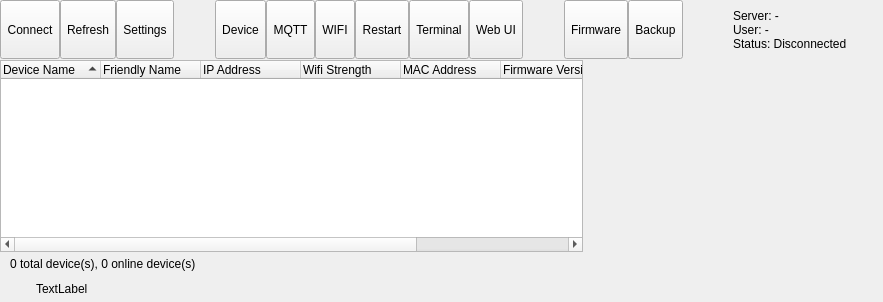
  <widget class="QWidget" name="centralwidget">
   <layout class="QVBoxLayout" name="verticalLayout">
    <property name="spacing">
     <number>0</number>
    </property>
    <property name="leftMargin">
     <number>0</number>
    </property>
    <property name="topMargin">
     <number>0</number>
    </property>
    <property name="rightMargin">
     <number>0</number>
    </property>
    <property name="bottomMargin">
     <number>0</number>
    </property>
    <item>
     <widget class="QWidget" name="toolBar" native="true">
      <property name="minimumSize">
       <size>
        <width>0</width>
        <height>60</height>
       </size>
      </property>
      <property name="maximumSize">
       <size>
        <width>16777215</width>
        <height>60</height>
       </size>
      </property>
      <layout class="QHBoxLayout" name="horizontalLayout_2">
       <property name="spacing">
        <number>0</number>
       </property>
       <property name="leftMargin">
        <number>0</number>
       </property>
       <property name="topMargin">
        <number>0</number>
       </property>
       <property name="rightMargin">
        <number>10</number>
       </property>
       <property name="bottomMargin">
        <number>1</number>
       </property>
       <item>
        <widget class="QToolButton" name="connectButton">
         <property name="sizePolicy">
          <sizepolicy hsizetype="Preferred" vsizetype="Preferred">
           <horstretch>0</horstretch>
           <verstretch>0</verstretch>
          </sizepolicy>
         </property>
         <property name="text">
          <string>Connect</string>
         </property>
         <property name="icon">
          <iconset resource="../../resources/resources.qrc">
           <normaloff>:/32/assets/32_connect.svg</normaloff>:/32/assets/32_connect.svg</iconset>
         </property>
         <property name="iconSize">
          <size>
           <width>30</width>
           <height>30</height>
          </size>
         </property>
         <property name="popupMode">
          <enum>QToolButton::DelayedPopup</enum>
         </property>
         <property name="toolButtonStyle">
          <enum>Qt::ToolButtonTextUnderIcon</enum>
         </property>
        </widget>
       </item>
       <item>
        <widget class="QToolButton" name="refreshButton">
         <property name="sizePolicy">
          <sizepolicy hsizetype="Preferred" vsizetype="Preferred">
           <horstretch>0</horstretch>
           <verstretch>0</verstretch>
          </sizepolicy>
         </property>
         <property name="text">
          <string>Refresh</string>
         </property>
         <property name="icon">
          <iconset resource="../../resources/resources.qrc">
           <normaloff>:/32/assets/32_refresh.svg</normaloff>:/32/assets/32_refresh.svg</iconset>
         </property>
         <property name="iconSize">
          <size>
           <width>30</width>
           <height>30</height>
          </size>
         </property>
         <property name="popupMode">
          <enum>QToolButton::DelayedPopup</enum>
         </property>
         <property name="toolButtonStyle">
          <enum>Qt::ToolButtonTextUnderIcon</enum>
         </property>
        </widget>
       </item>
       <item>
        <widget class="QToolButton" name="settingsButton">
         <property name="sizePolicy">
          <sizepolicy hsizetype="Preferred" vsizetype="Preferred">
           <horstretch>0</horstretch>
           <verstretch>0</verstretch>
          </sizepolicy>
         </property>
         <property name="text">
          <string>Settings</string>
         </property>
         <property name="icon">
          <iconset resource="../../resources/resources.qrc">
           <normaloff>:/32/assets/32_settings.svg</normaloff>:/32/assets/32_settings.svg</iconset>
         </property>
         <property name="iconSize">
          <size>
           <width>30</width>
           <height>30</height>
          </size>
         </property>
         <property name="popupMode">
          <enum>QToolButton::DelayedPopup</enum>
         </property>
         <property name="toolButtonStyle">
          <enum>Qt::ToolButtonTextUnderIcon</enum>
         </property>
        </widget>
       </item>
       <item>
        <spacer name="horizontalSpacer">
         <property name="orientation">
          <enum>Qt::Horizontal</enum>
         </property>
         <property name="sizeHint" stdset="0">
          <size>
           <width>40</width>
           <height>20</height>
          </size>
         </property>
        </spacer>
       </item>
       <item>
        <widget class="QWidget" name="deviceActionsContainer" native="true">
         <layout class="QHBoxLayout" name="horizontalLayout_3">
          <property name="spacing">
           <number>0</number>
          </property>
          <property name="leftMargin">
           <number>1</number>
          </property>
          <property name="topMargin">
           <number>0</number>
          </property>
          <property name="rightMargin">
           <number>0</number>
          </property>
          <property name="bottomMargin">
           <number>0</number>
          </property>
          <item>
           <widget class="QToolButton" name="deviceButton">
            <property name="sizePolicy">
             <sizepolicy hsizetype="Preferred" vsizetype="Preferred">
              <horstretch>0</horstretch>
              <verstretch>0</verstretch>
             </sizepolicy>
            </property>
            <property name="contextMenuPolicy">
             <enum>Qt::NoContextMenu</enum>
            </property>
            <property name="text">
             <string>Device</string>
            </property>
            <property name="icon">
             <iconset resource="../../resources/resources.qrc">
              <normaloff>:/32/assets/32_bulb.svg</normaloff>:/32/assets/32_bulb.svg</iconset>
            </property>
            <property name="iconSize">
             <size>
              <width>30</width>
              <height>30</height>
             </size>
            </property>
            <property name="popupMode">
             <enum>QToolButton::InstantPopup</enum>
            </property>
            <property name="toolButtonStyle">
             <enum>Qt::ToolButtonTextUnderIcon</enum>
            </property>
            <property name="arrowType">
             <enum>Qt::NoArrow</enum>
            </property>
           </widget>
          </item>
          <item>
           <widget class="QToolButton" name="mqttButton">
            <property name="enabled">
             <bool>true</bool>
            </property>
            <property name="sizePolicy">
             <sizepolicy hsizetype="Preferred" vsizetype="Preferred">
              <horstretch>0</horstretch>
              <verstretch>0</verstretch>
             </sizepolicy>
            </property>
            <property name="contextMenuPolicy">
             <enum>Qt::NoContextMenu</enum>
            </property>
            <property name="text">
             <string>MQTT</string>
            </property>
            <property name="icon">
             <iconset resource="../../resources/resources.qrc">
              <normaloff>:/32/assets/32_mqtt.svg</normaloff>:/32/assets/32_mqtt.svg</iconset>
            </property>
            <property name="iconSize">
             <size>
              <width>30</width>
              <height>30</height>
             </size>
            </property>
            <property name="popupMode">
             <enum>QToolButton::InstantPopup</enum>
            </property>
            <property name="toolButtonStyle">
             <enum>Qt::ToolButtonTextUnderIcon</enum>
            </property>
            <property name="arrowType">
             <enum>Qt::NoArrow</enum>
            </property>
           </widget>
          </item>
          <item>
           <widget class="QToolButton" name="wifiButton">
            <property name="enabled">
             <bool>true</bool>
            </property>
            <property name="sizePolicy">
             <sizepolicy hsizetype="Preferred" vsizetype="Preferred">
              <horstretch>0</horstretch>
              <verstretch>0</verstretch>
             </sizepolicy>
            </property>
            <property name="contextMenuPolicy">
             <enum>Qt::NoContextMenu</enum>
            </property>
            <property name="text">
             <string>WIFI</string>
            </property>
            <property name="icon">
             <iconset resource="../../resources/resources.qrc">
              <normaloff>:/32/assets/32_wifi.svg</normaloff>:/32/assets/32_wifi.svg</iconset>
            </property>
            <property name="iconSize">
             <size>
              <width>30</width>
              <height>30</height>
             </size>
            </property>
            <property name="popupMode">
             <enum>QToolButton::InstantPopup</enum>
            </property>
            <property name="toolButtonStyle">
             <enum>Qt::ToolButtonTextUnderIcon</enum>
            </property>
            <property name="arrowType">
             <enum>Qt::NoArrow</enum>
            </property>
           </widget>
          </item>
          <item>
           <widget class="QToolButton" name="restartButton">
            <property name="sizePolicy">
             <sizepolicy hsizetype="Preferred" vsizetype="Preferred">
              <horstretch>0</horstretch>
              <verstretch>0</verstretch>
             </sizepolicy>
            </property>
            <property name="contextMenuPolicy">
             <enum>Qt::NoContextMenu</enum>
            </property>
            <property name="text">
             <string>Restart</string>
            </property>
            <property name="icon">
             <iconset resource="../../resources/resources.qrc">
              <normaloff>:/32/assets/32_restart.svg</normaloff>:/32/assets/32_restart.svg</iconset>
            </property>
            <property name="iconSize">
             <size>
              <width>30</width>
              <height>30</height>
             </size>
            </property>
            <property name="popupMode">
             <enum>QToolButton::InstantPopup</enum>
            </property>
            <property name="toolButtonStyle">
             <enum>Qt::ToolButtonTextUnderIcon</enum>
            </property>
            <property name="arrowType">
             <enum>Qt::NoArrow</enum>
            </property>
           </widget>
          </item>
          <item>
           <widget class="QToolButton" name="terminalButton">
            <property name="sizePolicy">
             <sizepolicy hsizetype="Preferred" vsizetype="Preferred">
              <horstretch>0</horstretch>
              <verstretch>0</verstretch>
             </sizepolicy>
            </property>
            <property name="text">
             <string>Terminal</string>
            </property>
            <property name="icon">
             <iconset resource="../../resources/resources.qrc">
              <normaloff>:/32/assets/32_terminal.svg</normaloff>:/32/assets/32_terminal.svg</iconset>
            </property>
            <property name="iconSize">
             <size>
              <width>30</width>
              <height>30</height>
             </size>
            </property>
            <property name="popupMode">
             <enum>QToolButton::DelayedPopup</enum>
            </property>
            <property name="toolButtonStyle">
             <enum>Qt::ToolButtonTextUnderIcon</enum>
            </property>
           </widget>
          </item>
          <item>
           <widget class="QToolButton" name="webUIButton">
            <property name="sizePolicy">
             <sizepolicy hsizetype="Preferred" vsizetype="Preferred">
              <horstretch>0</horstretch>
              <verstretch>0</verstretch>
             </sizepolicy>
            </property>
            <property name="text">
             <string>Web UI</string>
            </property>
            <property name="icon">
             <iconset resource="../../resources/resources.qrc">
              <normaloff>:/32/assets/32_web.svg</normaloff>:/32/assets/32_web.svg</iconset>
            </property>
            <property name="iconSize">
             <size>
              <width>30</width>
              <height>30</height>
             </size>
            </property>
            <property name="popupMode">
             <enum>QToolButton::DelayedPopup</enum>
            </property>
            <property name="toolButtonStyle">
             <enum>Qt::ToolButtonTextUnderIcon</enum>
            </property>
           </widget>
          </item>
         </layout>
        </widget>
       </item>
       <item>
        <spacer name="horizontalSpacer_2">
         <property name="orientation">
          <enum>Qt::Horizontal</enum>
         </property>
         <property name="sizeHint" stdset="0">
          <size>
           <width>40</width>
           <height>20</height>
          </size>
         </property>
        </spacer>
       </item>
       <item>
        <widget class="QWidget" name="deviceToolsContainer" native="true">
         <layout class="QHBoxLayout" name="horizontalLayout_4">
          <property name="spacing">
           <number>0</number>
          </property>
          <property name="leftMargin">
           <number>1</number>
          </property>
          <property name="topMargin">
           <number>0</number>
          </property>
          <property name="rightMargin">
           <number>0</number>
          </property>
          <property name="bottomMargin">
           <number>0</number>
          </property>
          <item>
           <widget class="QToolButton" name="firmwareButton">
            <property name="enabled">
             <bool>true</bool>
            </property>
            <property name="sizePolicy">
             <sizepolicy hsizetype="Preferred" vsizetype="Preferred">
              <horstretch>0</horstretch>
              <verstretch>0</verstretch>
             </sizepolicy>
            </property>
            <property name="contextMenuPolicy">
             <enum>Qt::NoContextMenu</enum>
            </property>
            <property name="text">
             <string>Firmware</string>
            </property>
            <property name="icon">
             <iconset resource="../../resources/resources.qrc">
              <normaloff>:/32/assets/32_firmware.svg</normaloff>:/32/assets/32_firmware.svg</iconset>
            </property>
            <property name="iconSize">
             <size>
              <width>30</width>
              <height>30</height>
             </size>
            </property>
            <property name="toolButtonStyle">
             <enum>Qt::ToolButtonTextUnderIcon</enum>
            </property>
            <property name="arrowType">
             <enum>Qt::NoArrow</enum>
            </property>
           </widget>
          </item>
          <item>
           <widget class="QToolButton" name="backupButton">
            <property name="enabled">
             <bool>true</bool>
            </property>
            <property name="sizePolicy">
             <sizepolicy hsizetype="Preferred" vsizetype="Preferred">
              <horstretch>0</horstretch>
              <verstretch>0</verstretch>
             </sizepolicy>
            </property>
            <property name="contextMenuPolicy">
             <enum>Qt::NoContextMenu</enum>
            </property>
            <property name="text">
             <string>Backup</string>
            </property>
            <property name="icon">
             <iconset resource="../../resources/resources.qrc">
              <normaloff>:/32/assets/32_backup.svg</normaloff>:/32/assets/32_backup.svg</iconset>
            </property>
            <property name="iconSize">
             <size>
              <width>30</width>
              <height>30</height>
             </size>
            </property>
            <property name="popupMode">
             <enum>QToolButton::InstantPopup</enum>
            </property>
            <property name="toolButtonStyle">
             <enum>Qt::ToolButtonTextUnderIcon</enum>
            </property>
            <property name="arrowType">
             <enum>Qt::NoArrow</enum>
            </property>
           </widget>
          </item>
         </layout>
        </widget>
       </item>
       <item>
        <spacer name="horizontalSpacer_3">
         <property name="orientation">
          <enum>Qt::Horizontal</enum>
         </property>
         <property name="sizeHint" stdset="0">
          <size>
           <width>40</width>
           <height>20</height>
          </size>
         </property>
        </spacer>
       </item>
       <item>
        <widget class="QWidget" name="infoContainer" native="true">
         <property name="minimumSize">
          <size>
           <width>150</width>
           <height>0</height>
          </size>
         </property>
         <layout class="QVBoxLayout" name="verticalLayout_3">
          <property name="spacing">
           <number>2</number>
          </property>
          <property name="leftMargin">
           <number>10</number>
          </property>
          <property name="topMargin">
           <number>10</number>
          </property>
          <property name="rightMargin">
           <number>10</number>
          </property>
          <property name="bottomMargin">
           <number>10</number>
          </property>
          <item>
           <widget class="QLabel" name="serverLabel">
            <property name="text">
             <string>Server: -</string>
            </property>
           </widget>
          </item>
          <item>
           <widget class="QLabel" name="userLabel">
            <property name="text">
             <string>User: -</string>
            </property>
           </widget>
          </item>
          <item>
           <widget class="QLabel" name="statusLabel">
            <property name="text">
             <string>Status: Disconnected</string>
            </property>
           </widget>
          </item>
         </layout>
        </widget>
       </item>
      </layout>
     </widget>
    </item>
    <item>
     <layout class="QHBoxLayout" name="horizontalLayout">
      <property name="spacing">
       <number>0</number>
      </property>
      <property name="leftMargin">
       <number>0</number>
      </property>
      <item>
       <widget class="QTreeWidget" name="deviceList">
        <property name="styleSheet">
         <string notr="true"/>
        </property>
        <property name="iconSize">
         <size>
          <width>64</width>
          <height>8</height>
         </size>
        </property>
        <property name="indentation">
         <number>0</number>
        </property>
        <property name="rootIsDecorated">
         <bool>false</bool>
        </property>
        <property name="sortingEnabled">
         <bool>true</bool>
        </property>
        <column>
         <property name="text">
          <string>Device Name</string>
         </property>
        </column>
        <column>
         <property name="text">
          <string>Friendly Name</string>
         </property>
        </column>
        <column>
         <property name="text">
          <string>IP Address</string>
         </property>
        </column>
        <column>
         <property name="text">
          <string>Wifi Strength</string>
         </property>
        </column>
        <column>
         <property name="text">
          <string>MAC Address</string>
         </property>
        </column>
        <column>
         <property name="text">
          <string>Firmware Version</string>
         </property>
        </column>
        <column>
         <property name="text">
          <string>Module</string>
         </property>
        </column>
        <column>
         <property name="text">
          <string>Status</string>
         </property>
        </column>
       </widget>
      </item>
      <item>
       <widget class="QScrollArea" name="sideBarContainer">
        <property name="maximumSize">
         <size>
          <width>300</width>
          <height>16777215</height>
         </size>
        </property>
        <property name="frameShape">
         <enum>QFrame::NoFrame</enum>
        </property>
        <property name="frameShadow">
         <enum>QFrame::Plain</enum>
        </property>
        <property name="lineWidth">
         <number>0</number>
        </property>
        <property name="horizontalScrollBarPolicy">
         <enum>Qt::ScrollBarAlwaysOff</enum>
        </property>
        <property name="widgetResizable">
         <bool>true</bool>
        </property>
        <widget class="QWidget" name="sideBar">
         <property name="geometry">
          <rect>
           <x>0</x>
           <y>0</y>
           <width>300</width>
           <height>366</height>
          </rect>
         </property>
         <layout class="QVBoxLayout" name="verticalLayout_5">
          <property name="spacing">
           <number>10</number>
          </property>
          <property name="leftMargin">
           <number>10</number>
          </property>
          <property name="topMargin">
           <number>10</number>
          </property>
          <property name="rightMargin">
           <number>10</number>
          </property>
          <property name="bottomMargin">
           <number>10</number>
          </property>
          <item>
           <widget class="DeviceInfoWidget" name="deviceInfoWidget" native="true"/>
          </item>
          <item>
           <widget class="DevicePowerWidget" name="devicePowerWidget" native="true"/>
          </item>
          <item>
           <widget class="DeviceColorWidget" name="deviceColorWidget" native="true">
            <property name="sizePolicy">
             <sizepolicy hsizetype="Preferred" vsizetype="Minimum">
              <horstretch>0</horstretch>
              <verstretch>0</verstretch>
             </sizepolicy>
            </property>
           </widget>
          </item>
          <item>
           <spacer name="verticalSpacer">
            <property name="orientation">
             <enum>Qt::Vertical</enum>
            </property>
            <property name="sizeHint" stdset="0">
             <size>
              <width>20</width>
              <height>40</height>
             </size>
            </property>
           </spacer>
          </item>
         </layout>
        </widget>
       </widget>
      </item>
     </layout>
    </item>
    <item>
     <widget class="QWidget" name="statusBar" native="true">
      <layout class="QHBoxLayout" name="horizontalLayout_6">
       <property name="spacing">
        <number>10</number>
       </property>
       <property name="leftMargin">
        <number>10</number>
       </property>
       <property name="topMargin">
        <number>5</number>
       </property>
       <property name="rightMargin">
        <number>10</number>
       </property>
       <property name="bottomMargin">
        <number>5</number>
       </property>
       <item>
        <widget class="QLabel" name="statusBarText">
         <property name="text">
          <string>0 total device(s), 0 online device(s)</string>
         </property>
        </widget>
       </item>
      </layout>
     </widget>
    </item>
    <item>
     <widget class="QWidget" name="newUpdateBar" native="true">
      <layout class="QHBoxLayout" name="horizontalLayout_5">
       <property name="spacing">
        <number>10</number>
       </property>
       <property name="leftMargin">
        <number>10</number>
       </property>
       <property name="topMargin">
        <number>5</number>
       </property>
       <property name="rightMargin">
        <number>10</number>
       </property>
       <property name="bottomMargin">
        <number>5</number>
       </property>
       <item>
        <widget class="QWidget" name="widget" native="true">
         <property name="minimumSize">
          <size>
           <width>16</width>
           <height>16</height>
          </size>
         </property>
         <property name="maximumSize">
          <size>
           <width>16</width>
           <height>16</height>
          </size>
         </property>
         <property name="styleSheet">
          <string notr="true">image: url(:/16/assets/16_updating.svg);</string>
         </property>
        </widget>
       </item>
       <item>
        <widget class="QLabel" name="newUpdateLabel">
         <property name="text">
          <string>TextLabel</string>
         </property>
        </widget>
       </item>
      </layout>
     </widget>
    </item>
   </layout>
  </widget>
